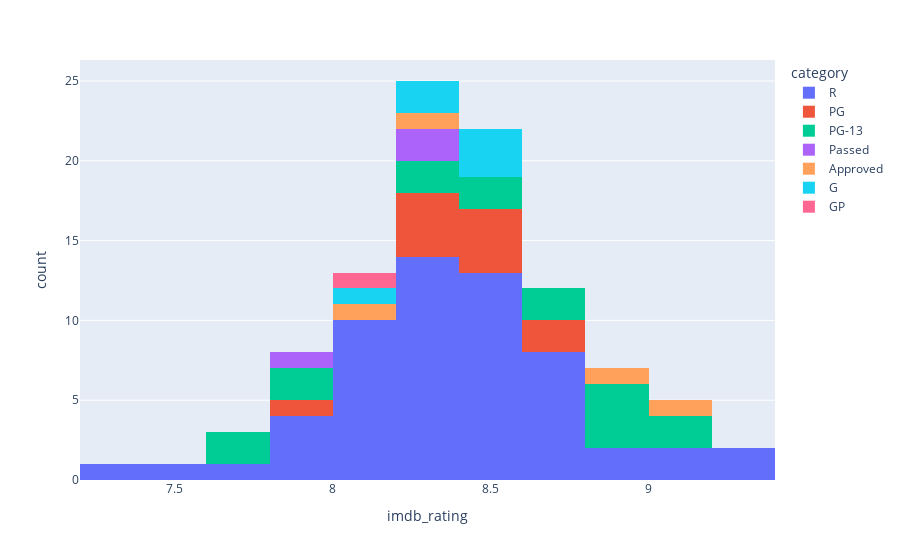

This figure's notebook cell:
### Markdown cell above
# Rating vs Category

### Code cell
fig=px.histogram(data,x='imdb_rating',color='category')
fig.show()

### Figure 1 — Plotly figure (JSON) as saved in the notebook; plotly's stock layout.template omitted (floating-point values rounded to 4 significant figures)
{"data": [{"alignmentgroup": "True", "bingroup": "x", "hovertemplate": "category=R<br>imdb_rating=%{x}<br>count=%{y}<extra></extra>", "legendgroup": "R", "marker": {"color": "#636efa", "pattern": {"shape": ""}}, "name": "R", "offsetgroup": "R", "orientation": "v", "showlegend": true, "type": "histogram", "x": [9.2, 8.6, 9.3, 8.4, 8.7, 9, 8.4, 9, 8.5, 8.1, 8.6, 8.5, 8.6, 8.2, 8.2, 8.9, 8.5, 8.7, 8.4, 8.4, 8.4, 8.6, 8, 8, 8.2, 7.2, 8.3, 7.7, 8.3, 8.3, 8.8, 8.2, 8.4, 7.9, 8.4, 8.2, 8.2, 8.6, 8.1, 8, 8.1, 8.2, 8, 8.5, 8, 8.1, 8.1, 8.3, 8.5, 7.9, 7.5, 7.9, 7.8, 8.2, 8.3, 8.5, 8.3, 8.7], "xaxis": "x", "yaxis": "y"}, {"alignmentgroup": "True", "bingroup": "x", "hovertemplate": "category=PG<br>imdb_rating=%{x}<br>count=%{y}<extra></extra>", "legendgroup": "PG", "marker": {"color": "#EF553B", "pattern": {"shape": ""}}, "name": "PG", "offsetgroup": "PG", "orientation": "v", "showlegend": true, "type": "histogram", "x": [8.7, 8.5, 8.4, 8.6, 8.3, 8.2, 8.5, 8.5, 8.3, 7.9, 8.3], "xaxis": "x", "yaxis": "y"}, {"alignmentgroup": "True", "bingroup": "x", "hovertemplate": "category=PG-13<br>imdb_rating=%{x}<br>count=%{y}<extra></extra>", "legendgroup": "PG-13", "marker": {"color": "#00cc96", "pattern": {"shape": ""}}, "name": "PG-13", "offsetgroup": "PG-13", "orientation": "v", "showlegend": true, "type": "histogram", "x": [9, 9, 8.8, 8.8, 8.8, 7.7, 8.8, 8.5, 8.6, 8.6, 8.4, 7.8, 7.8, 8.2, 7.7, 8.2], "xaxis": "x", "yaxis": "y"}, {"alignmentgroup": "True", "bingroup": "x", "hovertemplate": "category=Passed<br>imdb_rating=%{x}<br>count=%{y}<extra></extra>", "legendgroup": "Passed", "marker": {"color": "#ab63fa", "pattern": {"shape": ""}}, "name": "Passed", "offsetgroup": "Passed", "orientation": "v", "showlegend": true, "type": "histogram", "x": [8.2, 8.2, 7.8], "xaxis": "x", "yaxis": "y"}, {"alignmentgroup": "True", "bingroup": "x", "hovertemplate": "category=Approved<br>imdb_rating=%{x}<br>count=%{y}<extra></extra>", "legendgroup": "Approved", "marker": {"color": "#FFA15A", "pattern": {"shape": ""}}, "name": "Approved", "offsetgroup": "Approved", "orientation": "v", "showlegend": true, "type": "histogram", "x": [9, 8.3, 8.8, 8.1], "xaxis": "x", "yaxis": "y"}, {"alignmentgroup": "True", "bingroup": "x", "hovertemplate": "category=G<br>imdb_rating=%{x}<br>count=%{y}<extra></extra>", "legendgroup": "G", "marker": {"color": "#19d3f3", "pattern": {"shape": ""}}, "name": "G", "offsetgroup": "G", "orientation": "v", "showlegend": true, "type": "histogram", "x": [8.5, 8.3, 8.3, 8.5, 8.1, 8.5], "xaxis": "x", "yaxis": "y"}, {"alignmentgroup": "True", "bingroup": "x", "hovertemplate": "category=GP<br>imdb_rating=%{x}<br>count=%{y}<extra></extra>", "legendgroup": "GP", "marker": {"color": "#FF6692", "pattern": {"shape": ""}}, "name": "GP", "offsetgroup": "GP", "orientation": "v", "showlegend": true, "type": "histogram", "x": [8.1], "xaxis": "x", "yaxis": "y"}], "layout": {"barmode": "relative", "legend": {"title": {"text": "category"}, "tracegroupgap": 0}, "margin": {"t": 60}, "xaxis": {"anchor": "y", "domain": [0, 1], "title": {"text": "imdb_rating"}}, "yaxis": {"anchor": "x", "domain": [0, 1], "title": {"text": "count"}}}}
